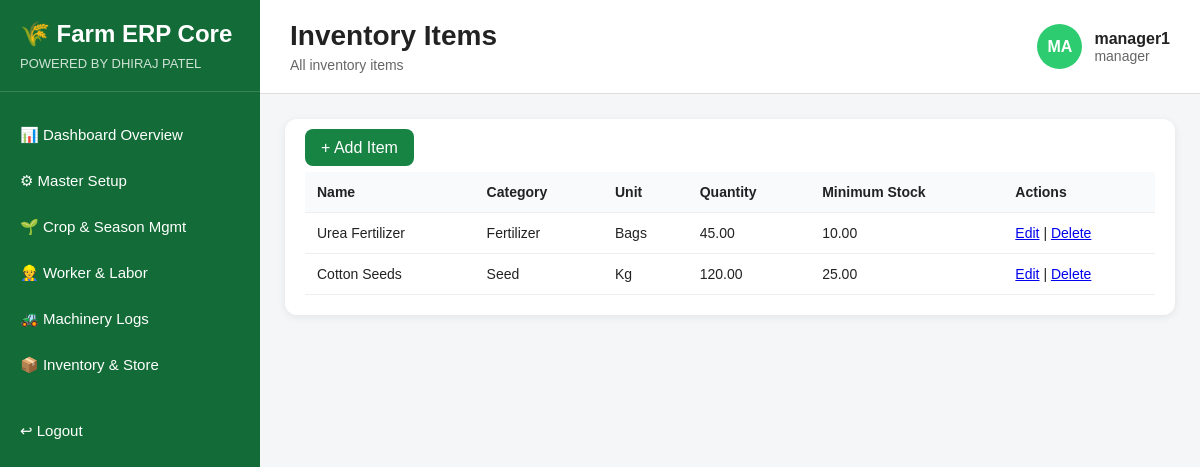
The page /inventory/items/ (signed in) on the database its author committed.
### accounts/models.py (models this page shows, shortened)
class User(AbstractUser):
    ROLE_CHOICES = (
        ('admin', 'Admin'),
        ('manager', 'Manager'),
        ('supervisor', 'Supervisor'),
        ('storekeeper', 'Storekeeper'),
        ('accountant', 'Accountant'),
        ('sales', 'Sales'),
        ('field_staff', 'Field Staff'),
    )
    role = models.CharField(max_length=20, choices=ROLE_CHOICES, default='field_staff')
    phone = models.CharField(max_length=15, blank=True, null=True)

### inventory/models.py (models this page shows, shortened)
class InventoryItem(models.Model):
    name = models.CharField(max_length=100)
    category = models.CharField(max_length=50)
    unit = models.CharField(max_length=20)
    quantity = models.DecimalField(max_digits=10, decimal_places=2)
    minimum_stock = models.DecimalField(max_digits=10, decimal_places=2)

### inventory/views.py (the view)
# urls.py: path('items/', views.item_list, name='item_list'),
@role_required(['admin', 'manager', 'storekeeper'])
def item_list(request):
    items = InventoryItem.objects.all()
    return render(request, 'inventory/item_list.html', {'items': items})

### templates/inventory/item_list.html (shortened to what this page needs)
{% extends 'base/erp_base.html' %}
{% block page_title %}Inventory Items{% endblock %}
{% block page_subtitle %}All inventory items{% endblock %}
{% block content %}
<div class="section-box">
    <div style="margin-bottom:15px;">
        <a href="{% url 'add_item' %}" style="padding:10px 16px; background:#178443; color:white; text-decoration:none; border-radius:8px;">+ Add Item</a>
    </div>
    <table>
        <tr><th>Name</th><th>Category</th><th>Unit</th><th>Quantity</th><th>Minimum Stock</th><th>Actions</th></tr>
        {% for item in items %}
        <tr>
            <td>{{ item.name }}</td>
            <td>{{ item.category }}</td>
            <td>{{ item.unit }}</td>
            <td>{{ item.quantity }}</td>
            <td>{{ item.minimum_stock }}</td>
            <td><a href="{% url 'edit_item' item.id %}">Edit</a> | <a href="{% url 'delete_item' item.id %}">Delete</a></td>
        </tr>
        {% endfor %}
    </table>
</div>
{% endblock %}

### templates/base/erp_base.html (shortened to what this page needs)
{% load static %}
<!DOCTYPE html>
<html lang="en">
<head>
    <link rel="stylesheet" href="{% static 'css/dashboard.css' %}">
</head>
<body>
    <div class="erp-container">
        <aside class="sidebar">
            <div class="sidebar-brand">
                <h2>🌾 Farm ERP Core</h2>
                <p>POWERED BY DHIRAJ PATEL</p>
            </div>
            <nav class="sidebar-menu">
                {% if request.user.role == 'manager' %}
                    <a href="{% url 'manager_dashboard' %}" class="menu-item">📊 Dashboard Overview</a>
                    <a href="{% url 'master_dashboard' %}" class="menu-item">⚙ Master Setup</a>
                    <a href="{% url 'crop_season_dashboard' %}" class="menu-item">🌱 Crop &amp; Season Mgmt</a>
                    <a href="{% url 'labor_dashboard' %}" class="menu-item">👷 Worker &amp; Labor</a>
                    <a href="{% url 'machinery_dashboard' %}" class="menu-item">🚜 Machinery Logs</a>
                    <a href="{% url 'inventory_dashboard' %}" class="menu-item">📦 Inventory &amp; Store</a>
                {% endif %}
                <a href="{% url 'logout' %}" class="menu-item logout-btn">↩ Logout</a>
            </nav>
        </aside>
        <main class="main-content">
            <header class="topbar">
                <div>
                    <h1>{% block page_title %}Dashboard{% endblock %}</h1>
                    <p>{% block page_subtitle %}Farm ERP Overview{% endblock %}</p>
                </div>
                <div class="topbar-user">
                    <div class="user-circle">
                        {{ request.user.username|slice:":2"|upper }}
                    </div>
                    <div>
                        <h4>{{ request.user.username }}</h4>
                        <p>{{ request.user.role }}</p>
                    </div>
                </div>
            </header>
            <section class="content-area">
                {% block content %}{% endblock %}
            </section>
        </main>
    </div>
</body>
</html>

### static/css/dashboard.css (style rules this page uses)
* { margin: 0; padding: 0; box-sizing: border-box; }
body { font-family: Arial, sans-serif; background-color: #f4f6f8; color: #222; }
.erp-container { display: flex; min-height: 100vh; }
.sidebar { width: 260px; background: #136c37; color: white; padding: 20px 0; display: flex; flex-direction: column; }
.sidebar-brand { padding: 0 20px 20px; border-bottom: 1px solid rgba(255,255,255,0.15); }
.sidebar-brand h2 { font-size: 24px; margin-bottom: 8px; }
.sidebar-brand p { font-size: 13px; opacity: 0.8; }
.sidebar-menu { margin-top: 20px; display: flex; flex-direction: column; }
.menu-item { color: white; text-decoration: none; padding: 14px 20px; font-size: 15px; transition: 0.3s; }
.logout-btn { margin-top: 20px; }
.main-content { flex: 1; display: flex; flex-direction: column; }
.topbar { background: white; padding: 20px 30px; display: flex; justify-content: space-between; align-items: center; border-bottom: 1px solid #ddd; }
.topbar h1 { font-size: 28px; margin-bottom: 5px; }
.topbar p { color: #666; font-size: 14px; }
.topbar-user { display: flex; align-items: center; gap: 12px; }
.user-circle { width: 45px; height: 45px; background: #2ecc71; color: white; border-radius: 50%; display: flex; align-items: center; justify-content: center; font-weight: bold; text-transform: uppercase; }
.content-area { padding: 25px; }
.section-box { background: white; border-radius: 12px; padding: 20px; box-shadow: 0 2px 8px rgba(0,0,0,0.08); margin-bottom: 20px; }
table { width: 100%; border-collapse: collapse; }
table th, table td { text-align: left; padding: 12px; border-bottom: 1px solid #eee; font-size: 14px; }
table th { background-color: #f8fafc; font-weight: bold; }

### rows shown on the page
User: user.username "MA", user.username "manager1", user.role "manager"
InventoryItem: name "Urea Fertilizer", category "Fertilizer", unit "Bags", quantity "45.00", minimum_stock "10.00"
InventoryItem: name "Cotton Seeds", category "Seed", unit "Kg", quantity "120.00", minimum_stock "25.00"
